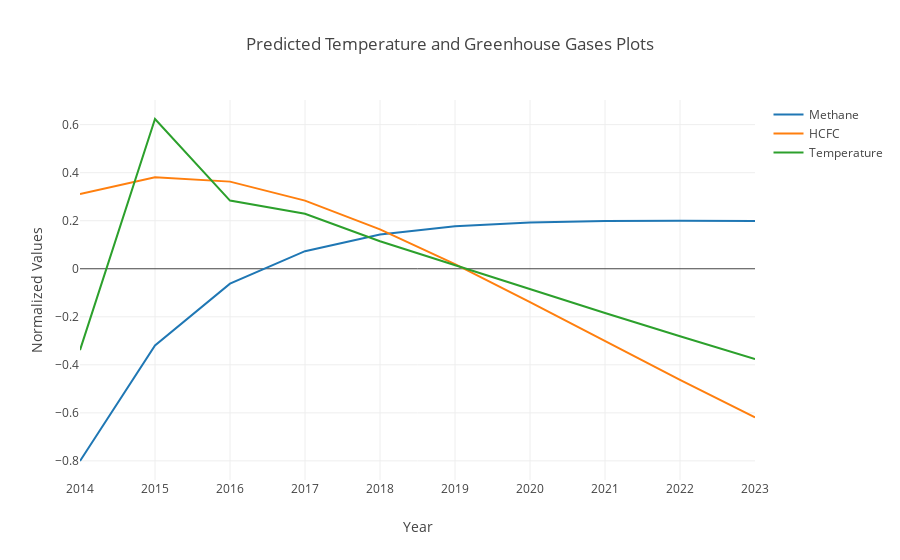

Write notebook code for a chart like this one.
### Code cell
# Plotting predicted values for Greenhouse Gases with predicted temperature values for New York

future_years = ['2014','2015','2016','2017','2018','2019','2020','2021','2022','2023']
trace0 = go.Scatter(
    x = future_years,
    y = part3_norm['Methane'],
    mode = 'lines',
    name = 'Methane'
)

trace1 = go.Scatter(
    x = future_years,
    y = part3_norm['HCFC'],
    mode = 'lines',
    name = 'HCFC'
)


trace2 = go.Scatter(
    x = future_years,
    y = part3_norm['CO2'],
    mode = 'lines',
    name = 'CO2'
)

trace3 = go.Scatter(
    x = future_years,
    y = part3_norm['Temperature'],
    mode = 'lines',
    name = 'Temperature'
)


layout = go.Layout(
    title='Predicted Temperature and Greenhouse Gases Plots',
    xaxis=dict(
        title='Year',
    ),
    yaxis=dict(
        title='Normalized Values',
    )
)

data = [trace0,trace1,trace3]
fig = go.Figure(data=data, layout=layout)
iplot(fig)

### Figure 1 — Plotly figure (JSON) as saved in the notebook; plotly's stock layout.template omitted (floating-point values rounded to 4 significant figures)
{"data": [{"mode": "lines", "name": "Methane", "type": "scatter", "x": ["2014", "2015", "2016", "2017", "2018", "2019", "2020", "2021", "2022", "2023"], "y": [-0.8005, -0.3192, -0.06203, 0.07331, 0.1428, 0.1769, 0.1925, 0.1984, 0.1995, 0.1984]}, {"mode": "lines", "name": "HCFC", "type": "scatter", "x": ["2014", "2015", "2016", "2017", "2018", "2019", "2020", "2021", "2022", "2023"], "y": [0.3115, 0.381, 0.3628, 0.2836, 0.1639, 0.01929, -0.1387, -0.3015, -0.463, -0.619]}, {"mode": "lines", "name": "Temperature", "type": "scatter", "x": ["2014", "2015", "2016", "2017", "2018", "2019", "2020", "2021", "2022", "2023"], "y": [-0.3387, 0.6236, 0.2838, 0.2291, 0.1145, 0.01506, -0.08566, -0.1841, -0.2811, -0.3764]}], "layout": {"title": "Predicted Temperature and Greenhouse Gases Plots", "xaxis": {"title": "Year"}, "yaxis": {"title": "Normalized Values"}}}
